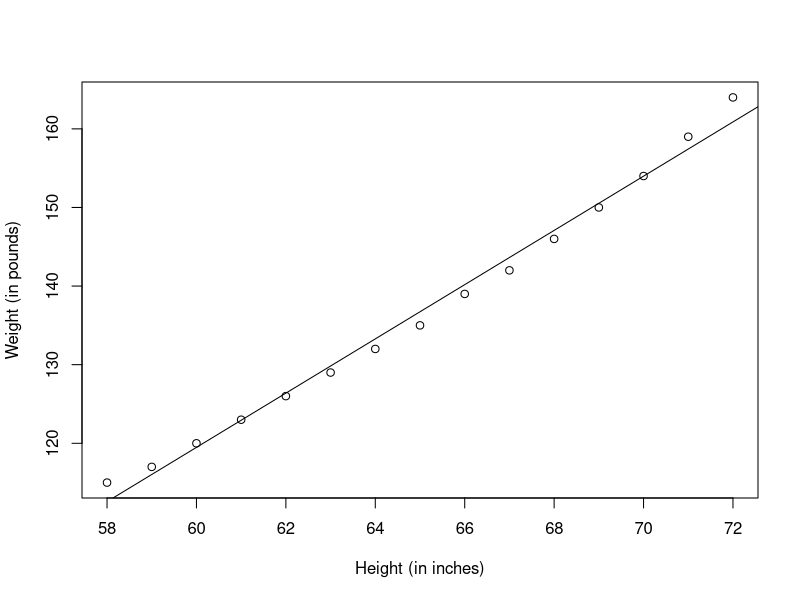
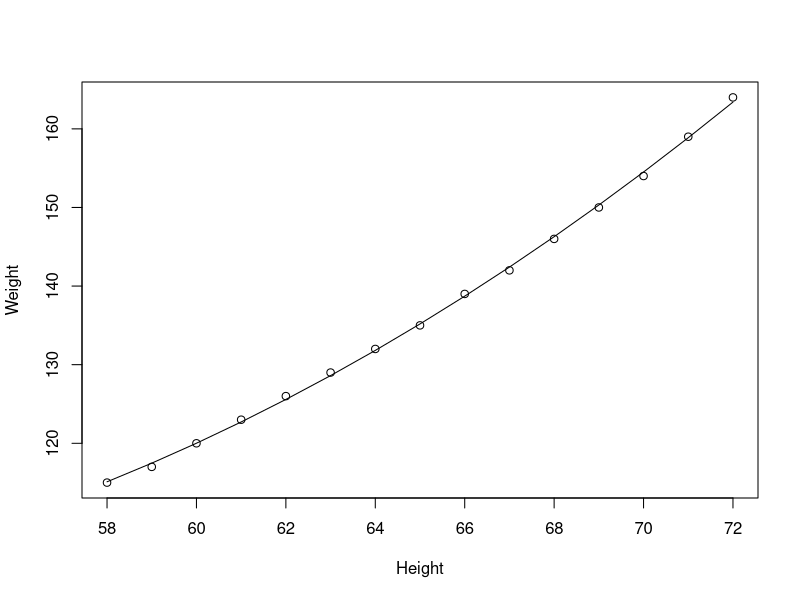
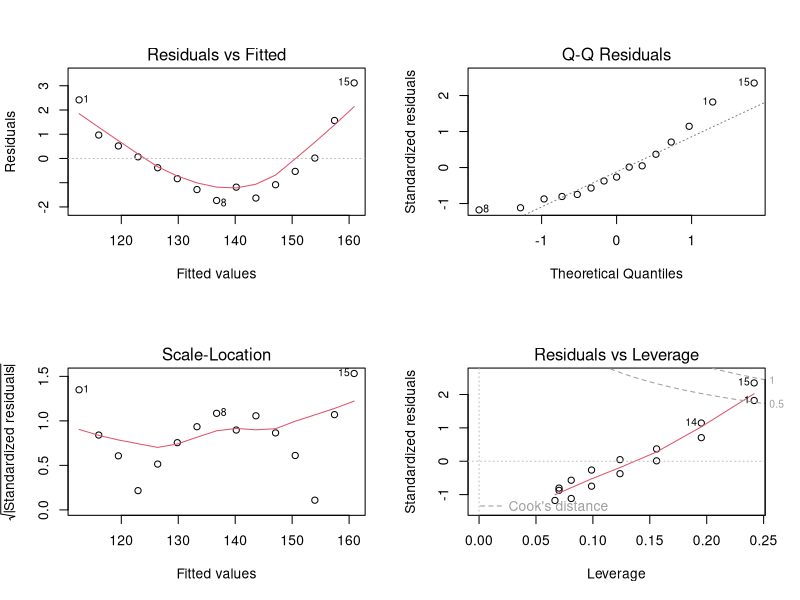
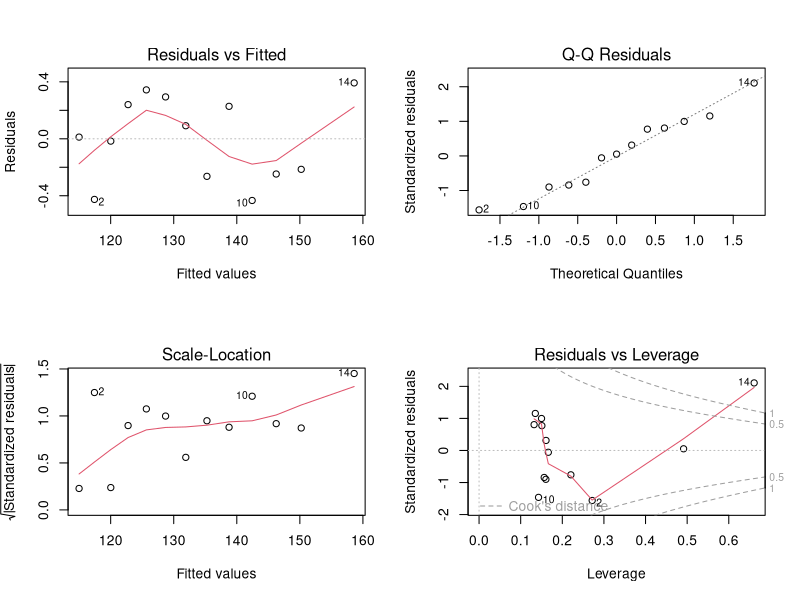
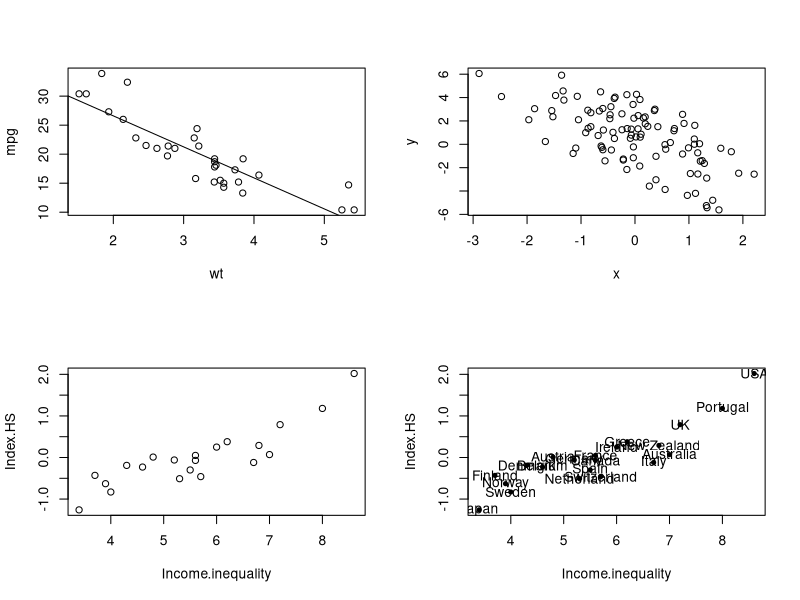
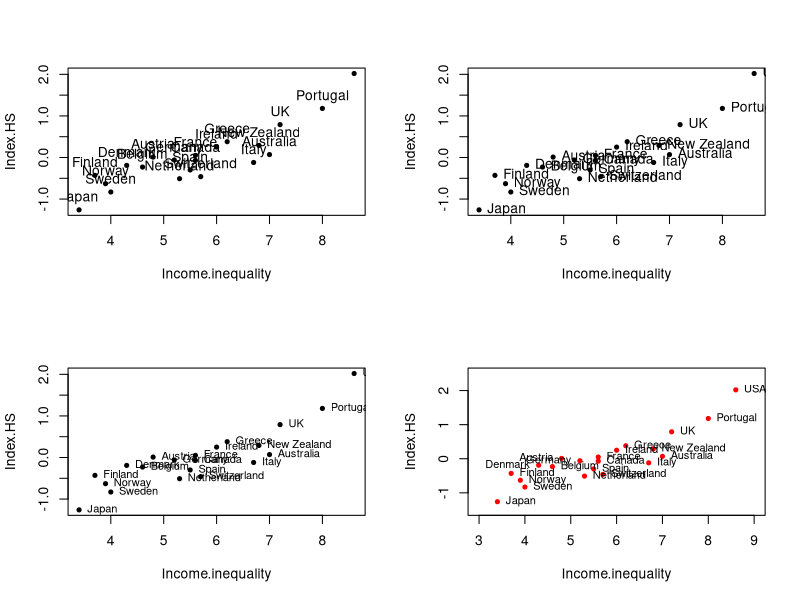
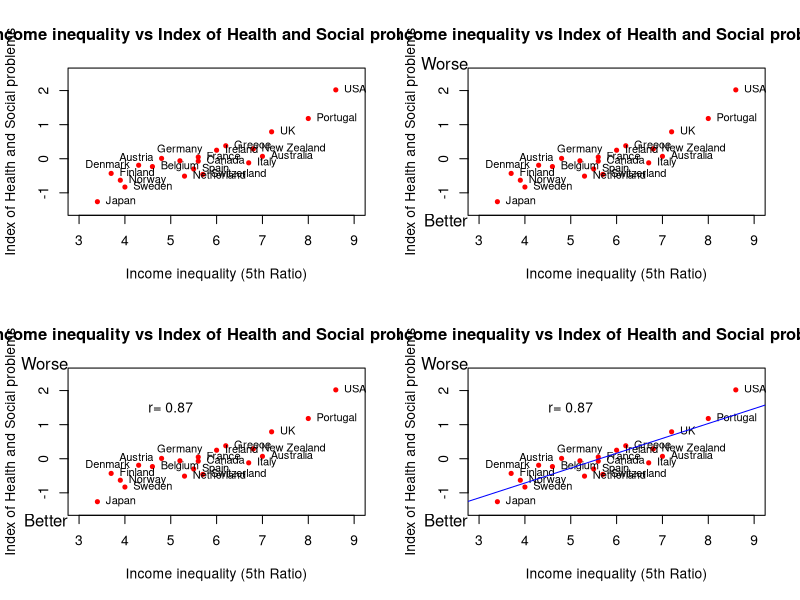

These figures' R source, in order:
## ---- chunk 1
data("women")
fit <- lm(weight ~ height, data = women)
summary(fit)
women$weight

fitted(fit)

residuals(fit)

plot(women$height, women$weight, xlab = "Height (in inches)", ylab = "Weight (in pounds)")
abline(fit)
## ---- chunk 2
fit2 <- lm(weight ~ height + I(height^2), data = women)
summary(fit2)
plot(women$height, women$weight, xlab = "Height", ylab = "Weight")
lines(women$height, fitted(fit2))
## ---- chunk 3
fit <- lm(weight ~ height, data = women)
par(mfrow = c(2, 2))
plot(fit)

newfit<-lm(weight~height+I(height^2),data=women[-c(13,15),])
par(mfrow=c(2,2))
plot(newfit)
## ---- chunk 4
plot(mpg ~ wt, data = mtcars)
model <- lm(mpg ~ wt, data = mtcars)
# plot(model)
abline(model)
summary(model)
## ---- chunk 5
predict(model, newdata = data.frame(wt = 6))
## ---- chunk 6
x <- rnorm(10)
pnorm(2)
## [1] 0.9772499
x <- rnorm(10, 20, 2)
## ---- chunk 7
set.seed(1)
rnorm(5)
## ---- chunk 8
## Always set your seed!
set.seed(20)
x <- rnorm(100)
e <- rnorm(100, 0, 2)
y <- 0.5 - 2 * x + e
plot(x, y)
## ---- chunk 9
set.seed(1)
sample(1:10, 4)
sample(1:10, 4)
## [1] 2 7 3 6
## Doesn't have to be numbers
sample(letters, 5)
## [1] "r" "s" "a" "u" "w"
## Do a random permutation
sample(1:10)
## [1] 10 6 9 2 1 5 8 4 3 7
sample(1:10)
## [1] 5 10 2 8 6 1 4 3 9 7
## Sample w/replacement
sample(1:10, replace = TRUE)
## [1] 3 6 10 10 6 4 4 10 9 7
## ---- chunk 10
country <- c("Australia", "Austria", "Belgium","Canada", "Denmark", "Finland","France","Germany",
"Greece","Ireland","Italy","Japan", "Netherland","New Zealand", "Norway", "Portugal", "Spain",
"Sweden","Switzerland","UK","USA")

Income.inequality <- c(7.0,4.8,4.6,5.6,4.3,3.7,5.6,5.2,6.2,6.0,6.7,3.4,5.3,6.8,3.9,8.0,5.5,4.0,5.7,7.2,8.6)
Index.HS <- c(0.07,0.01,-0.23,-0.07,-0.19,-0.43,0.05,-0.06,0.38,0.25,-0.12,-1.26,-0.51,0.29,-0.63,1.18,-0.30,-0.83,-0.46,0.79,2.02)
GDP_WB <- c(45926,47682,43435,45066,45537,30676,39328,46401,26851,49393,35463,36319,48253,37679,65615,28760,33629,45297,59540,40233,54630)

data.21 <- data.frame(country, Income.inequality, Index.HS, GDP_WB)
plot(data.21[c("Income.inequality", "Index.HS")])
## ---- chunk 11
Index_inequality.df<-data.21[c("Income.inequality","Index.HS")]
str(Index_inequality.df)
## 'data.frame': 21 obs. of 2 variables:
## $ Income.inequality: num 7 4.8 4.6 5.6 4.3 3.7 5.6 5.2 6.2 6 ...
## $ Index.HS : num 0.07 0.01 -0.23 -0.07 -0.19 -0.43 0.05 -0.

(country<-data.21[,"country"])
## [1] "Australia" "Austria" "Belgium" "Canada" "Denmark"

(country.2<-data.21["country"])
str(country)
str(country.2)
plot(Index_inequality.df,pch=20)
text(Index_inequality.df,labels=country)
## country
## 1 Australia
## 2 Austria
## 3 Belgium
## 4 Canada
## 5 Denmark

## ---- chunk 12
plot(Index_inequality.df,pch=20)
text(Index_inequality.df,labels=country,pos=3)
## ---- chunk 13
plot(Index_inequality.df,pch=20)
text(Index_inequality.df,labels=country,pos=4)
## ---- chunk 14
plot(Index_inequality.df,pch=20)
text(Index_inequality.df,labels=country,pos=4,cex=0.8)
## ---- chunk 15
text                                                   
which(country %in% c("Austria","Denmark","Germany","Netherland"))
## [1] 2 5 8 13
text.left<-which(country %in% c("Austria","Denmark","Germany","Netherla
nd"))
text.left
## [1] 2 5 8 13
text.right<-setdiff(1:nrow(data.21),text.left)
text.right
## [1] 1 3 4 6 7 9 10 11 12 14 15 16 17 18 19 20 21
pos.text<-ifelse(1:nrow(data.21)%in% text.left,2,4)
plot(Index_inequality.df,pch=20,col="red",xlim=c(3,9),ylim=c(-1.5,2.5))
text(Index_inequality.df,labels=country,pos=pos.text,cex=0.8)
## ---- chunk 16
which(country %in% "Germany")
## [1] 8
text.up<-which(country %in% "Germany")
text.up
## [1] 8
text.left<-setdiff(1:nrow(data.21),c(text.right,text.up))
text.left
## [1] 2 5 13
pos.text<-ifelse(1:nrow(data.21) %in% text.up,3,ifelse(1:nrow(data.21)%in% text.left,2,4))
plot(Index_inequality.df,pch=20,col="red",xlim=c(3,9),ylim=c(-1.5,2.5),
ann=FALSE)
text(Index_inequality.df,labels = country,pos=pos.text,cex=0.8)
main.title<-"Income inequality vs Index of Health and Social problems"
x.lab<-"Income inequality (5th Ratio)"
y.lab<-"Index of Health and Social problems"
title(main=main.title,xlab=x.lab,ylab=y.lab)
## ---- chunk 17
plot(Index_inequality.df,pch=20,col="red",xlim=c(3,9),ylim=c(-1.5,2.5),
ann=FALSE)
text(Index_inequality.df,labels = country,pos=pos.text,cex=0.8)
main.title<-"Income inequality vs Index of Health and Social problems"
x.lab<-"Income inequality (5th Ratio)"
y.lab<-"Index of Health and Social problems"
title(main=main.title,xlab=x.lab,ylab=y.lab)
mtext(c("Better","Worse"),side=2,at=c(-1.8,2.8),las=1)
## ---- chunk 18
plot(Index_inequality.df,pch=20,col="red",xlim=c(3,9),ylim=c(-1.5,2.5),
ann=FALSE)
text(Index_inequality.df,labels = country,pos=pos.text,cex=0.8)
main.title<-"Income inequality vs Index of Health and Social problems"
x.lab<-"Income inequality (5th Ratio)"
y.lab<-"Index of Health and Social problems"
title(main=main.title,xlab=x.lab,ylab=y.lab)
mtext(c("Better","Worse"),side=2,at=c(-1.8,2.8),las=1)
text(x=5,y=1.5,labels=paste("r=",round(cor(Index_inequality.df[1],Index_inequality.df[2]),digits=2)))
## ---- chunk 19
plot(Index_inequality.df,pch=20,col="red",xlim=c(3,9),ylim=c(-1.5,2.5),
ann=FALSE)
text(Index_inequality.df,labels = country,pos=pos.text,cex=0.8)
main.title<-"Income inequality vs Index of Health and Social problems"
x.lab<-"Income inequality (5th Ratio)"
y.lab<-"Index of Health and Social problems"
title(main=main.title,xlab=x.lab,ylab=y.lab)
mtext(c("Better","Worse"),side=2,at=c(-1.8,2.8),las=1)
text(x=5,y=1.5,labels=paste("r=",round(cor(Index_inequality.df[1],Index_inequality.df[2]),digits=2)))
lm.ineq<-lm(Index.HS~Income.inequality,data=Index_inequality.df)
abline(lm.ineq$coef,col="blue")
## ---- chunk 20
rm(list=ls(all=TRUE))
###set.seed(1002)
n <-30 ## number of observations
M <- 1 ## number of pathways
p<-5
z <- matrix(runif(n * p, 0, 1), nrow=n, ncol=p)
x <- 3*cos(z[, 1]) + 2*rnorm(n)
x<-as.matrix(x)
beta.true <- rep(1,ncol(x))
## pathway-response function
hfun1 <- function(zvec) (10*cos(zvec[1]) - 15*(zvec[2])^2+10*exp(-zvec
[3])*zvec[4]-8*sin(zvec[5])*cos(zvec[3])+20*(zvec[1]*zvec[5]))
h1 <- apply(z, 1, hfun1) ## only depends on z1,z2,z3,z4,z5
eps <- rnorm(n)
y <-x * beta.true + h1+ eps
